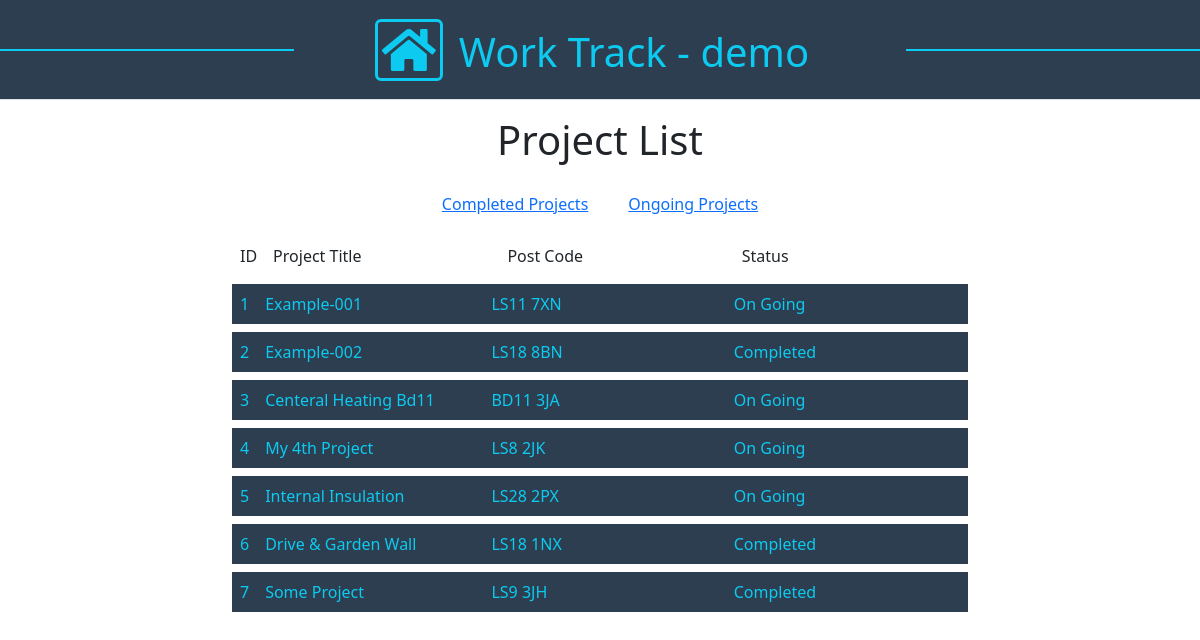
/projects/, run on the app's committed database.
### apps/projects/models.py (models this page shows, shortened)
class Project(models.Model):
  name = models.CharField( max_length=50, null= False, blank=True)  # change to false on production
  contact = models.CharField( max_length=50, null=False, blank=False )
  add1 = models.CharField( max_length=100, null=False, blank=False )
  add2 = models.CharField( max_length=100, null=True, blank=True )
  post_code = models.CharField( max_length=10, null=False, blank=False )
  city = models.CharField(max_length=125, null=True, blank=True)
  tel = models.CharField( max_length=13, null=False, blank=False )
  email = models.EmailField( max_length=50, null=False, blank=False )
  summary = models.TextField(null=True, blank=True)
  start_date = models.DateField()
  updated = models.DateField(auto_now=True)
  rooms_total = models.IntegerField()     #total number of rooms
  completed = models.BooleanField(default=False)

### apps/projects/views.py (the view)
# urls.py: path('', views.ProjectListView.as_view(), name='projects'),
class ProjectListView(ListView):
  model = Project
  context_object_name = 'projects'
  response_template = "projects/project_list.html"

### apps/projects/templates/projects/project_list.html (shortened to what this page needs)
{% extends "base.html" %}{% load static %}{% load bootstrap5 %}
{% block  content %}
  <div class="container">
    <div class="row">
      <div class="col-2"></div>
      <div class="col-8 d-flex flex-direction-row justify-content-center mt-3">
        <h1>Project List</h1>
      </div>
      <div class="col-2"></div>
    </div>
    <div class="row">
      <div class="col-2"></div>
      <div class="col-8 d-flex flex-direction-row justify-content-center mt-3">
        <span class="mx-3 p-1"><a href="{% url 'completed' %}">Completed Projects </a> </span>
        <span class="mx-3 p-1"><a href="{% url 'ongoing' %}"> Ongoing Projects </a> </span>
      </div>
      <div class="col-2"></div>
    </div>
    <div class="row">
      <div class="col-2"></div>
      <div class="col-8 d-flex flex-column justify-content-center mt-3">
        <div class="d-flex flex-direction-row justify-content-start ">
          <div class="p-2">ID</div>
          <div class="col p-2">Project Title</div>
          <div class="col p-2">Post Code</div>
          <div class="col ml-5 p-2">Status</div>
        </div>
        {% for p in projects %}
        <div class="d-flex flex-direction-row justify-content-start mt-2 text-info links1">
          <div class="p-2">{{p.id}}</div>
          <div class="col">
            <a href="{% url 'projectdetail' p.id %}" class="text-info text-decoration-none">
              <div class="p-2">{{p.name}}</div>
            </a>
          </div>
          <div class="col p-2"> {{p.post_code}}</div>
          <div class="col ml-5 p-2">
            {% if p.completed %} Completed
            {% else %} On Going
            {% endif %}
          </div>
        </div>
        {% endfor %}
      </div>
      <div class="col-2"></div>
    </div>
  </div>
{% endblock  %}

### templates/base.html (shortened to what this page needs)
<!DOCTYPE html>
<html lang="en">
{% load static %} {% load bootstrap5 %}
<head>
  <link rel="stylesheet" href="https://use.fontawesome.com/releases/v5.6.3/css/all.css"
>
  <link rel="stylesheet" href="{% static 'css/bootstrap.min.css' %}">
  <link rel="stylesheet" href="{% static 'css/style.css' %}">
</head>
<body>
<nav class="navbar border-bottom border-body topbar row text-center">
  <div class="col-3 d-none d-md-block bg-info"
       style="height: 2px;"></div>
  <div class="col-12 col-md-6 d-flex flex-column flex-md-row
              justify-content-center align-items-center" id="div1">
    <div class="col-auto border border-info border-3 rounded p-1 ">
      <a href="{% url 'home' %}">
        <i class="fas fa-home fa-3x text-info home-icon"></i>
      </a>
    </div>
    <div class="d-flex align-items-center text-info justify-content-center m-1 mt-md-3 mx-md-3">
      <h1>Work Track - demo</h1>
    </div>
  </div>
  <div class="col-3 d-none d-md-block bg-info"
       style="height: 2px;"></div>
</nav>
   {% block content  %}
    {% endblock  %}
</body>
</html>

### static/css/style.css (style rules this page uses)
html { overflow-y: scroll; }

### templates/base.html (style rules this page uses)
.topbar { background-color: #2c3e50; height: 100px; justify-content: center; align-items: center; }
.home-icon { font-size: 2rem; }
@media (min-width: 768px) { .home-icon { font-size: 3rem; } }

### apps/projects/templates/projects/project_list.html (style rules this page uses)
.links1 { background-color: #2c3e50 }

### data on the page
Project: id "1", name "Example-001", post_code "LS11 7XN", completed "On Going"
Project: id "2", name "Example-002", post_code "LS18 8BN", completed "Completed"
Project: id "3", name "Centeral Heating Bd11", post_code "BD11 3JA", completed "On Going"
Project: id "4", name "My 4th Project", post_code "LS8 2JK", completed "On Going"
Project: id "5", name "Internal Insulation", post_code "LS28 2PX", completed "On Going"
Project: id "6", name "Drive & Garden Wall", post_code "LS18 1NX", completed "Completed"
Project: id "7", name "Some Project", post_code "LS9 3JH", completed "Completed"
